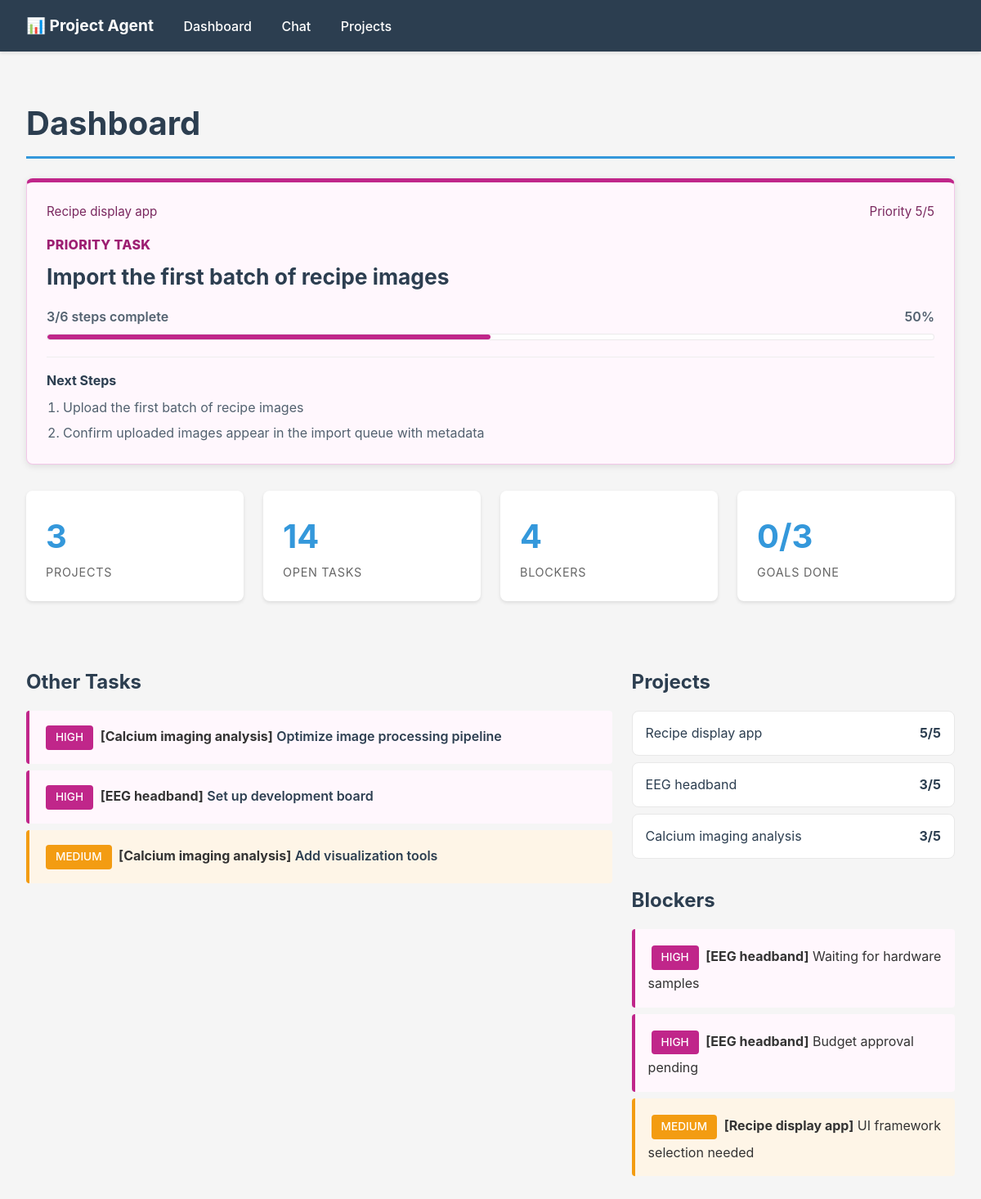
The page / on the database its author committed.
### tables this page shows
CREATE TABLE projects (
                id INTEGER PRIMARY KEY AUTOINCREMENT,
                name TEXT UNIQUE NOT NULL,
                status TEXT DEFAULT 'active',
                created_at TEXT DEFAULT CURRENT_TIMESTAMP,
                updated_at TEXT DEFAULT CURRENT_TIMESTAMP
            , description TEXT DEFAULT '', priority_score INTEGER DEFAULT 3, focus_reason TEXT DEFAULT '');

CREATE TABLE recommended_actions (
                id INTEGER PRIMARY KEY AUTOINCREMENT,
                project_id INTEGER NOT NULL,
                action TEXT NOT NULL,
                priority TEXT DEFAULT 'medium',
                created_at TEXT DEFAULT CURRENT_TIMESTAMP, sort_order INTEGER DEFAULT 100, status TEXT DEFAULT 'open', completed_at TEXT DEFAULT '',
                FOREIGN KEY (project_id) REFERENCES projects(id) ON DELETE CASCADE
            );

CREATE TABLE task_steps (
                id INTEGER PRIMARY KEY AUTOINCREMENT,
                action_id INTEGER NOT NULL,
                step TEXT NOT NULL,
                status TEXT DEFAULT 'open',
                sort_order INTEGER DEFAULT 100,
                completed_at TEXT DEFAULT '',
                created_at TEXT DEFAULT CURRENT_TIMESTAMP,
                FOREIGN KEY (action_id) REFERENCES recommended_actions(id) ON DELETE CASCADE
            );

CREATE TABLE blockers (
                id INTEGER PRIMARY KEY AUTOINCREMENT,
                project_id INTEGER NOT NULL,
                description TEXT NOT NULL,
                severity TEXT DEFAULT 'medium',
                created_at TEXT DEFAULT CURRENT_TIMESTAMP,
                FOREIGN KEY (project_id) REFERENCES projects(id) ON DELETE CASCADE
            );

### api.py (the view)
@app.get("/")
def dashboard(request: Request):
    data = api_dashboard()
    data_json = json.dumps(data, default=str)
    data_clean = json.loads(data_json)
    context = {
        "request": request,
        "projects": data_clean["projects"],
        "recommended_project": data_clean["recommended_project"],
        "next_action": data_clean["next_action"],
        "blockers": data_clean["blockers"],
        "actions": data_clean["actions"],
        "goals": data_clean["goals"],
        "stats": data_clean["stats"],
    }
    template = jinja_env.get_template("dashboard.html")
    html = template.render(context)
    return HTMLResponse(html)

### templates/dashboard.html (shortened to what this page needs)
{% extends "base.html" %}
{% block content %}
<h1>Dashboard</h1>
<section class="focus-panel">
    {% if recommended_project and next_action %}
        <div class="focus-meta">
            <span>{{ recommended_project.name }}</span>
            <span>Priority {{ recommended_project.priority_score }}/5</span>
        </div>
        <div class="focus-task">
            <p class="priority-label">Priority Task</p>
            <h2><a href="/projects/{{ next_action.project_id }}/actions/{{ next_action.id }}">{{ next_action.action }}</a></h2>
            {% if next_action.steps_total %}
                <div class="focus-progress-row">
                    <span>{{ next_action.steps_done }}/{{ next_action.steps_total }} steps complete</span>
                    <span>{{ next_action.progress_percent }}%</span>
                </div>
                <div class="task-progress focus-progress" aria-label="{{ next_action.steps_done }} of {{ next_action.steps_total }} steps complete">
                    <div class="task-progress-fill" style="width: {{ next_action.progress_percent }}%;"></div>
                </div>
            {% endif %}
        </div>
        {% if next_action.top_open_steps %}
            <div class="focus-next-steps">
                <h3>Next Steps</h3>
                <ol>
                    {% for step in next_action.top_open_steps %}
                        <li>{{ step.step }}</li>
                    {% endfor %}
                </ol>
            </div>
        {% endif %}
    {% elif recommended_project %}
        <div class="focus-task">
            <p class="priority-label">Priority Project</p>
            <h2>{{ recommended_project.name }}</h2>
            <p>No open task is defined for this project.</p>
        </div>
    {% else %}
        <div class="focus-task">
            <p>No active project yet.</p>
        </div>
    {% endif %}
</section>
<div class="dashboard-grid compact-metrics">
    <div class="metric">
        <div class="metric-value">{{ projects|length }}</div>
        <div class="metric-label">Projects</div>
    </div>
    <div class="metric">
        <div class="metric-value">{{ stats.total_actions }}</div>
        <div class="metric-label">Open Tasks</div>
    </div>
    <div class="metric">
        <div class="metric-value">{{ stats.total_blockers }}</div>
        <div class="metric-label">Blockers</div>
    </div>
    <div class="metric">
        <div class="metric-value">{{ stats.completed_goals }}/{{ stats.total_goals }}</div>
        <div class="metric-label">Goals Done</div>
    </div>
</div>
<div class="dashboard-two-column">
    <section>
        <h2>Other Tasks</h2>
        {% if actions %}
            {% for action in actions %}
                <div class="action action-{{ action.priority }} dashboard-action compact-action">
                    <div class="dashboard-action-header">
                        <div>
                            <span class="badge badge-{{ action.priority }}">{{ action.priority|upper }}</span>
                            <strong>[{{ action.project_name }}]</strong>
                            <a href="/projects/{{ action.project_id }}/actions/{{ action.id }}">{{ action.action }}</a>
                        </div>
                    </div>
                </div>
            {% endfor %}
        {% else %}
            <div class="empty-state">
                <p>No other open tasks.</p>
            </div>
        {% endif %}
    </section>
    <section>
        <h2>Projects</h2>
        {% if projects %}
            <div class="quiet-list">
                {% for project in projects %}
                    <a href="/projects/{{ project.id }}">
                        <span>{{ project.name }}</span>
                        <strong>{{ project.priority_score }}/5</strong>
                    </a>
                {% endfor %}
            </div>
        {% else %}
            <div class="empty-state">
                <p>No active projects yet.</p>
            </div>
        {% endif %}
        <h2>Blockers</h2>
        {% if blockers %}
            {% for blocker in blockers[:3] %}
                <div class="blocker blocker-{{ blocker.severity }}">
                    <span class="badge badge-{{ blocker.severity }}">{{ blocker.severity|upper }}</span>
                    <strong>[{{ blocker.project_name }}]</strong>
                    {{ blocker.description }}
                </div>
            {% endfor %}
        {% else %}
            <div class="empty-state">
                <p>No blockers.</p>
            </div>
        {% endif %}
    </section>
</div>
{% endblock %}

### templates/base.html (shortened to what this page needs)
<!DOCTYPE html>
<html lang="en">
<head>
</head>
<body>
    <nav>
        <a href="/" style="font-size: 1.2rem; font-weight: bold;">📊 Project Agent</a>
        <a href="/">Dashboard</a>
        <a href="/chat">Chat</a>
        <a href="/projects">Projects</a>
    </nav>
    <div class="container">
        {% block content %}{% endblock %}
    </div>
</body>
</html>

### templates/base.html (style rules this page uses)
* { margin: 0; padding: 0; box-sizing: border-box; }
body { font-family: -apple-system, BlinkMacSystemFont, 'Segoe UI', 'Roboto', 'Oxygen', 'Ubuntu', 'Cantarell', sans-serif; background: #f5f5f5; color: #333; line-height: 1.6; }
nav { background: #2c3e50; color: white; padding: 1rem 2rem; box-shadow: 0 2px 4px rgba(0,0,0,0.1); }
nav a { color: white; text-decoration: none; margin-right: 2rem; font-weight: 500; }
.container { max-width: 1200px; margin: 0 auto; padding: 2rem; }
h1, h2, h3 { margin: 1.5rem 0 1rem; color: #2c3e50; }
h1 { font-size: 2.5rem; border-bottom: 3px solid #3498db; padding-bottom: 0.5rem; }
h2 { font-size: 1.5rem; margin-top: 2rem; }
h3 { font-size: 1.2rem; }
.dashboard-grid { display: grid; grid-template-columns: repeat(auto-fit, minmax(250px, 1fr)); gap: 1.5rem; margin: 2rem 0; }
.metric { background: white; padding: 1.5rem; border-radius: 8px; box-shadow: 0 2px 4px rgba(0,0,0,0.1); margin-bottom: 1rem; }
.metric-value { font-size: 2.5rem; font-weight: bold; color: #3498db; }
.metric-label { color: #666; font-size: 0.9rem; text-transform: uppercase; letter-spacing: 0.05em; }
.action, .blocker, .goal { background: white; padding: 1rem; margin: 0.5rem 0; border-left: 4px solid #ccc; border-radius: 4px; }
.action-high { border-left-color: #c0268a; background: #fff7fd; }
.blocker-high { border-left-color: #c0268a; background: #fff7fd; }
.action-medium, .blocker-medium { border-left-color: #f39c12; background: #fef5e7; }
.focus-panel { background: #fff7fd; border-radius: 8px; padding: 1.5rem; margin: 1.5rem 0; box-shadow: 0 2px 8px rgba(0,0,0,0.1); border: 1px solid #f2c7e8; border-top: 5px solid #c0268a; }
.focus-meta { display: flex; justify-content: space-between; gap: 1rem; color: #7a285f; font-size: 0.95rem; margin-bottom: 1rem; }
.priority-label { color: #9d1f72; font-weight: 800; letter-spacing: 0.02em; margin: 0 0 0.25rem; text-transform: uppercase; }
.focus-task h2 { margin: 0.25rem 0 1rem; font-size: 1.65rem; }
.focus-task a { color: #2c3e50; text-decoration: none; }
.focus-progress-row { display: flex; justify-content: space-between; gap: 1rem; color: #52616f; font-weight: 600; margin-bottom: 0.5rem; }
.focus-progress { height: 0.65rem; }
.focus-next-steps { margin-top: 1.25rem; padding-top: 1rem; border-top: 1px solid #eee; }
.focus-next-steps h3 { margin: 0 0 0.5rem; font-size: 1rem; }
.focus-next-steps ol { margin: 0; padding-left: 1.25rem; color: #52616f; }
.focus-next-steps li + li { margin-top: 0.35rem; }
.dashboard-two-column { display: grid; grid-template-columns: minmax(0, 1.45fr) minmax(280px, 0.8fr); gap: 1.5rem; align-items: start; }
.dashboard-action { display: grid; gap: 0.65rem; }
.dashboard-action.action-high .badge { background: #c0268a; }
.dashboard-action.action-medium .badge { background: #f39c12; }
.dashboard-action-header { display: flex; justify-content: space-between; gap: 1rem; align-items: start; }
.dashboard-action-header a { color: #2c3e50; font-weight: 600; text-decoration: none; }
.task-progress { height: 0.45rem; background: rgba(255,255,255,0.8); border: 1px solid rgba(0,0,0,0.08); border-radius: 999px; overflow: hidden; }
.task-progress-fill { height: 100%; background: #c0268a; border-radius: inherit; }
.compact-action { padding: 0.85rem 1rem; }
.quiet-list { display: grid; gap: 0.5rem; }
.quiet-list a { display: flex; justify-content: space-between; gap: 1rem; background: white; border: 1px solid #e8e8e8; border-radius: 8px; padding: 0.85rem 1rem; color: #2c3e50; text-decoration: none; }
.badge { display: inline-block; padding: 0.25rem 0.75rem; border-radius: 4px; font-size: 0.85rem; font-weight: 500; margin: 0.25rem; }
.badge-high { background: #c0268a; color: white; }
.badge-medium { background: #f39c12; color: white; }
.compact-metrics { grid-template-columns: repeat(auto-fit, minmax(160px, 1fr)); }

### rows shown on the page
projects: name "Recipe display app", priority_score "5"
recommended_actions: action "Import the first batch of recipe images"
task_steps: step "Upload the first batch of recipe images"
task_steps: step "Confirm uploaded images appear in the import queue with metadata"
recommended_actions: priority "HIGH", project_name "Calcium imaging analysis", action "Optimize image processing pipeline"
recommended_actions: priority "HIGH", project_name "EEG headband", action "Set up development board"
recommended_actions: priority "MEDIUM", project_name "Calcium imaging analysis", action "Add visualization tools"
projects: name "EEG headband", priority_score "3"
projects: name "Calcium imaging analysis", priority_score "3"
blockers: severity "HIGH", project_name "EEG headband", description "Waiting for hardware samples"
blockers: severity "HIGH", project_name "EEG headband", description "Budget approval pending"
blockers: severity "MEDIUM", project_name "Recipe display app", description "UI framework selection needed"

### other values the page prints
{{ recommended_project.priority_score }} "5"
{{ next_action.steps_done }} "3"
{{ next_action.steps_total }} "6"
{{ next_action.progress_percent }} "50"
{{ projects|length }} "3"
{{ stats.total_actions }} "14"
{{ stats.total_blockers }} "4"
{{ stats.completed_goals }} "0"
{{ stats.total_goals }} "3"
